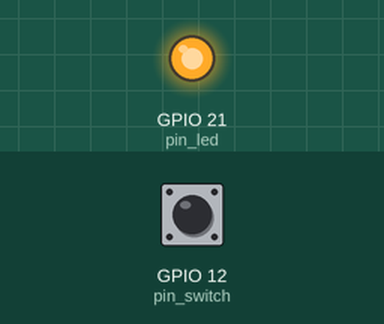
Bench run of a program on a simulated Raspberry Pi (BCM pin numbers). Parts: output pins drawn as LEDs (lit = HIGH). The test bench sets the inputs (shaded band); at power-on: GPIO 12 (pin_switch) LOW. What the program prints to the terminal is not drawn. At 20.0 s the program stops and its outputs stay as they are.

Above: at 10.1 s.
At 20.1 s:
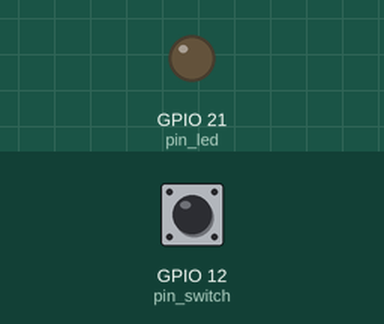
Timing chart, 0 to 21.5 s (numbered marks = the images above):
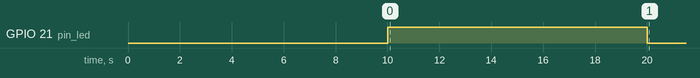

The program:

switch.py
```python
#!/usr/bin/env python

"""Input the pattern/rhythm of user pressing a switch, and mimic that
with an LED."""

import RPi.GPIO as GPIO
from time import sleep

pin_switch = 12
pin_led = 21
GPIO.setmode(GPIO.BCM)
GPIO.setup(pin_switch, GPIO.IN) # requires root
GPIO.setup(pin_led, GPIO.OUT) # requires root
GPIO.output(pin_led, GPIO.LOW)

period = 0.02
duration = 10
samples = int(duration / float(period))
freq = 1.0 / period

series = []

print "inputting", samples, "samples,", "at", freq, "Hz"

for i in range(samples):
    series.append((GPIO.input(pin_switch)) ^ 1)
    sleep(period)

print "outputting"

for v in series:
    if v:
        GPIO.output(pin_led, GPIO.HIGH)
    else:
        GPIO.output(pin_led, GPIO.LOW)
    sleep(period)

GPIO.cleanup()
```
